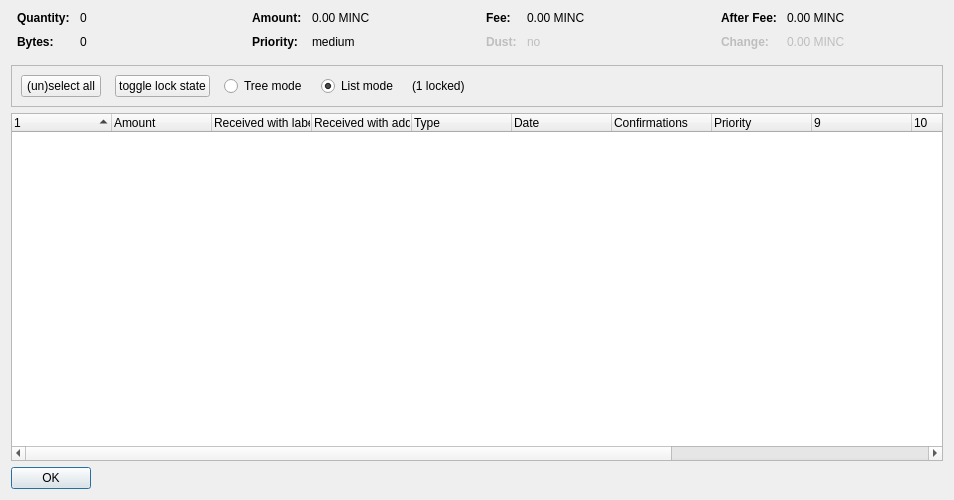
<?xml version="1.0" encoding="UTF-8"?>
<ui version="4.0">
 <class>CoinControlDialog</class>
 <widget class="QDialog" name="CoinControlDialog">
  <property name="geometry">
   <rect>
    <x>0</x>
    <y>0</y>
    <width>954</width>
    <height>500</height>
   </rect>
  </property>
  <property name="windowTitle">
   <string>Coin Selection</string>
  </property>
  <layout class="QVBoxLayout" name="verticalLayout">
   <item>
    <layout class="QHBoxLayout" name="horizontalLayoutTop" stretch="0,0,0,0">
     <property name="topMargin">
      <number>0</number>
     </property>
     <property name="bottomMargin">
      <number>10</number>
     </property>
     <item>
      <layout class="QFormLayout" name="formLayoutCoinControl1">
       <property name="horizontalSpacing">
        <number>10</number>
       </property>
       <property name="verticalSpacing">
        <number>10</number>
       </property>
       <property name="leftMargin">
        <number>6</number>
       </property>
       <property name="rightMargin">
        <number>6</number>
       </property>
       <item row="0" column="0">
        <widget class="QLabel" name="labelCoinControlQuantityText">
         <property name="font">
          <font>
           <weight>75</weight>
           <bold>true</bold>
          </font>
         </property>
         <property name="text">
          <string>Quantity:</string>
         </property>
        </widget>
       </item>
       <item row="0" column="1">
        <widget class="QLabel" name="labelCoinControlQuantity">
         <property name="cursor">
          <cursorShape>IBeamCursor</cursorShape>
         </property>
         <property name="contextMenuPolicy">
          <enum>Qt::ActionsContextMenu</enum>
         </property>
         <property name="text">
          <string notr="true">0</string>
         </property>
         <property name="textInteractionFlags">
          <set>Qt::LinksAccessibleByMouse|Qt::TextSelectableByKeyboard|Qt::TextSelectableByMouse</set>
         </property>
        </widget>
       </item>
       <item row="1" column="0">
        <widget class="QLabel" name="labelCoinControlBytesText">
         <property name="font">
          <font>
           <weight>75</weight>
           <bold>true</bold>
          </font>
         </property>
         <property name="text">
          <string>Bytes:</string>
         </property>
        </widget>
       </item>
       <item row="1" column="1">
        <widget class="QLabel" name="labelCoinControlBytes">
         <property name="cursor">
          <cursorShape>IBeamCursor</cursorShape>
         </property>
         <property name="contextMenuPolicy">
          <enum>Qt::ActionsContextMenu</enum>
         </property>
         <property name="text">
          <string notr="true">0</string>
         </property>
         <property name="textInteractionFlags">
          <set>Qt::LinksAccessibleByMouse|Qt::TextSelectableByKeyboard|Qt::TextSelectableByMouse</set>
         </property>
        </widget>
       </item>
      </layout>
     </item>
     <item>
      <layout class="QFormLayout" name="formLayoutCoinControl2">
       <property name="horizontalSpacing">
        <number>10</number>
       </property>
       <property name="verticalSpacing">
        <number>10</number>
       </property>
       <property name="leftMargin">
        <number>6</number>
       </property>
       <property name="rightMargin">
        <number>6</number>
       </property>
       <item row="0" column="0">
        <widget class="QLabel" name="labelCoinControlAmountText">
         <property name="font">
          <font>
           <weight>75</weight>
           <bold>true</bold>
          </font>
         </property>
         <property name="text">
          <string>Amount:</string>
         </property>
        </widget>
       </item>
       <item row="0" column="1">
        <widget class="QLabel" name="labelCoinControlAmount">
         <property name="cursor">
          <cursorShape>IBeamCursor</cursorShape>
         </property>
         <property name="contextMenuPolicy">
          <enum>Qt::ActionsContextMenu</enum>
         </property>
         <property name="text">
          <string notr="true">0.00 MINC</string>
         </property>
         <property name="textInteractionFlags">
          <set>Qt::LinksAccessibleByMouse|Qt::TextSelectableByKeyboard|Qt::TextSelectableByMouse</set>
         </property>
        </widget>
       </item>
       <item row="1" column="0">
        <widget class="QLabel" name="labelCoinControlPriorityText">
         <property name="font">
          <font>
           <weight>75</weight>
           <bold>true</bold>
          </font>
         </property>
         <property name="text">
          <string>Priority:</string>
         </property>
        </widget>
       </item>
       <item row="1" column="1">
        <widget class="QLabel" name="labelCoinControlPriority">
         <property name="cursor">
          <cursorShape>IBeamCursor</cursorShape>
         </property>
         <property name="contextMenuPolicy">
          <enum>Qt::ActionsContextMenu</enum>
         </property>
         <property name="text">
          <string>medium</string>
         </property>
         <property name="textInteractionFlags">
          <set>Qt::LinksAccessibleByMouse|Qt::TextSelectableByKeyboard|Qt::TextSelectableByMouse</set>
         </property>
        </widget>
       </item>
      </layout>
     </item>
     <item>
      <layout class="QFormLayout" name="formLayoutCoinControl3">
       <property name="horizontalSpacing">
        <number>10</number>
       </property>
       <property name="verticalSpacing">
        <number>10</number>
       </property>
       <property name="leftMargin">
        <number>6</number>
       </property>
       <property name="rightMargin">
        <number>6</number>
       </property>
       <item row="0" column="0">
        <widget class="QLabel" name="labelCoinControlFeeText">
         <property name="font">
          <font>
           <weight>75</weight>
           <bold>true</bold>
          </font>
         </property>
         <property name="text">
          <string>Fee:</string>
         </property>
        </widget>
       </item>
       <item row="0" column="1">
        <widget class="QLabel" name="labelCoinControlFee">
         <property name="cursor">
          <cursorShape>IBeamCursor</cursorShape>
         </property>
         <property name="contextMenuPolicy">
          <enum>Qt::ActionsContextMenu</enum>
         </property>
         <property name="text">
          <string notr="true">0.00 MINC</string>
         </property>
         <property name="textInteractionFlags">
          <set>Qt::LinksAccessibleByMouse|Qt::TextSelectableByKeyboard|Qt::TextSelectableByMouse</set>
         </property>
        </widget>
       </item>
       <item row="1" column="0">
        <widget class="QLabel" name="labelCoinControlLowOutputText">
         <property name="enabled">
          <bool>false</bool>
         </property>
         <property name="font">
          <font>
           <weight>75</weight>
           <bold>true</bold>
          </font>
         </property>
         <property name="text">
          <string>Dust:</string>
         </property>
        </widget>
       </item>
       <item row="1" column="1">
        <widget class="QLabel" name="labelCoinControlLowOutput">
         <property name="enabled">
          <bool>false</bool>
         </property>
         <property name="cursor">
          <cursorShape>IBeamCursor</cursorShape>
         </property>
         <property name="contextMenuPolicy">
          <enum>Qt::ActionsContextMenu</enum>
         </property>
         <property name="text">
          <string>no</string>
         </property>
         <property name="textInteractionFlags">
          <set>Qt::LinksAccessibleByMouse|Qt::TextSelectableByKeyboard|Qt::TextSelectableByMouse</set>
         </property>
        </widget>
       </item>
      </layout>
     </item>
     <item>
      <layout class="QFormLayout" name="formLayoutCoinControl4">
       <property name="horizontalSpacing">
        <number>10</number>
       </property>
       <property name="verticalSpacing">
        <number>10</number>
       </property>
       <property name="leftMargin">
        <number>6</number>
       </property>
       <property name="rightMargin">
        <number>6</number>
       </property>
       <item row="0" column="0">
        <widget class="QLabel" name="labelCoinControlAfterFeeText">
         <property name="font">
          <font>
           <weight>75</weight>
           <bold>true</bold>
          </font>
         </property>
         <property name="text">
          <string>After Fee:</string>
         </property>
        </widget>
       </item>
       <item row="0" column="1">
        <widget class="QLabel" name="labelCoinControlAfterFee">
         <property name="cursor">
          <cursorShape>IBeamCursor</cursorShape>
         </property>
         <property name="contextMenuPolicy">
          <enum>Qt::ActionsContextMenu</enum>
         </property>
         <property name="text">
          <string notr="true">0.00 MINC</string>
         </property>
         <property name="textInteractionFlags">
          <set>Qt::LinksAccessibleByMouse|Qt::TextSelectableByKeyboard|Qt::TextSelectableByMouse</set>
         </property>
        </widget>
       </item>
       <item row="1" column="0">
        <widget class="QLabel" name="labelCoinControlChangeText">
         <property name="enabled">
          <bool>false</bool>
         </property>
         <property name="font">
          <font>
           <weight>75</weight>
           <bold>true</bold>
          </font>
         </property>
         <property name="text">
          <string>Change:</string>
         </property>
        </widget>
       </item>
       <item row="1" column="1">
        <widget class="QLabel" name="labelCoinControlChange">
         <property name="enabled">
          <bool>false</bool>
         </property>
         <property name="cursor">
          <cursorShape>IBeamCursor</cursorShape>
         </property>
         <property name="contextMenuPolicy">
          <enum>Qt::ActionsContextMenu</enum>
         </property>
         <property name="text">
          <string notr="true">0.00 MINC</string>
         </property>
         <property name="textInteractionFlags">
          <set>Qt::LinksAccessibleByMouse|Qt::TextSelectableByKeyboard|Qt::TextSelectableByMouse</set>
         </property>
        </widget>
       </item>
      </layout>
     </item>
    </layout>
   </item>
   <item>
    <widget class="QFrame" name="frame">
     <property name="minimumSize">
      <size>
       <width>0</width>
       <height>40</height>
      </size>
     </property>
     <property name="frameShape">
      <enum>QFrame::StyledPanel</enum>
     </property>
     <property name="frameShadow">
      <enum>QFrame::Sunken</enum>
     </property>
     <layout class="QHBoxLayout" name="horizontalLayout">
      <item>
       <layout class="QHBoxLayout" name="horizontalLayoutPanel" stretch="0,0,0,0,0,0">
        <property name="spacing">
         <number>14</number>
        </property>
        <item>
         <widget class="QPushButton" name="pushButtonSelectAll">
          <property name="sizePolicy">
           <sizepolicy hsizetype="Maximum" vsizetype="Fixed">
            <horstretch>0</horstretch>
            <verstretch>0</verstretch>
           </sizepolicy>
          </property>
          <property name="text">
           <string>(un)select all</string>
          </property>
          <property name="autoDefault">
           <bool>false</bool>
          </property>
         </widget>
        </item>
        <item>
         <widget class="QPushButton" name="pushButtonToggleLock">
          <property name="sizePolicy">
           <sizepolicy hsizetype="Maximum" vsizetype="Fixed">
            <horstretch>0</horstretch>
            <verstretch>0</verstretch>
           </sizepolicy>
          </property>
          <property name="text">
           <string>toggle lock state</string>
          </property>
          <property name="autoDefault">
           <bool>false</bool>
          </property>
         </widget>
        </item>
        <item>
         <widget class="QRadioButton" name="radioTreeMode">
          <property name="sizePolicy">
           <sizepolicy hsizetype="Maximum" vsizetype="Fixed">
            <horstretch>0</horstretch>
            <verstretch>0</verstretch>
           </sizepolicy>
          </property>
          <property name="text">
           <string>Tree mode</string>
          </property>
         </widget>
        </item>
        <item>
         <widget class="QRadioButton" name="radioListMode">
          <property name="sizePolicy">
           <sizepolicy hsizetype="Maximum" vsizetype="Fixed">
            <horstretch>0</horstretch>
            <verstretch>0</verstretch>
           </sizepolicy>
          </property>
          <property name="text">
           <string>List mode</string>
          </property>
          <property name="checked">
           <bool>true</bool>
          </property>
         </widget>
        </item>
        <item>
         <widget class="QLabel" name="labelLocked">
          <property name="text">
           <string>(1 locked)</string>
          </property>
         </widget>
        </item>
        <item>
         <spacer name="horizontalSpacer">
          <property name="orientation">
           <enum>Qt::Horizontal</enum>
          </property>
          <property name="sizeHint" stdset="0">
           <size>
            <width>40</width>
            <height>20</height>
           </size>
          </property>
         </spacer>
        </item>
       </layout>
      </item>
     </layout>
    </widget>
   </item>
   <item>
    <widget class="CoinControlTreeWidget" name="treeWidget">
     <property name="contextMenuPolicy">
      <enum>Qt::CustomContextMenu</enum>
     </property>
     <property name="sortingEnabled">
      <bool>false</bool>
     </property>
     <property name="columnCount">
      <number>13</number>
     </property>
     <attribute name="headerShowSortIndicator" stdset="0">
      <bool>true</bool>
     </attribute>
     <attribute name="headerStretchLastSection">
      <bool>false</bool>
     </attribute>
     <column>
      <property name="text">
       <string/>
      </property>
     </column>
     <column>
      <property name="text">
       <string>Amount</string>
      </property>
     </column>
     <column>
      <property name="text">
       <string>Received with label</string>
      </property>
     </column>
     <column>
      <property name="text">
       <string>Received with address</string>
      </property>
     </column>
     <column>
      <property name="text">
       <string>Type</string>
      </property>
     </column>
     <column>
      <property name="text">
       <string>Date</string>
      </property>
     </column>
     <column>
      <property name="text">
       <string>Confirmations</string>
      </property>
      <property name="toolTip">
       <string>Confirmed</string>
      </property>
     </column>
     <column>
      <property name="text">
       <string>Priority</string>
      </property>
     </column>
     <column>
      <property name="text">
       <string/>
      </property>
     </column>
     <column>
      <property name="text">
       <string/>
      </property>
     </column>
     <column>
      <property name="text">
       <string/>
      </property>
     </column>
     <column>
      <property name="text">
       <string/>
      </property>
     </column>
     <column>
      <property name="text">
       <string/>
      </property>
     </column>
    </widget>
   </item>
   <item>
    <widget class="QDialogButtonBox" name="buttonBox">
     <property name="sizePolicy">
      <sizepolicy hsizetype="Maximum" vsizetype="Fixed">
       <horstretch>0</horstretch>
       <verstretch>0</verstretch>
      </sizepolicy>
     </property>
     <property name="orientation">
      <enum>Qt::Horizontal</enum>
     </property>
     <property name="standardButtons">
      <set>QDialogButtonBox::Ok</set>
     </property>
    </widget>
   </item>
  </layout>
 </widget>
 <customwidgets>
  <customwidget>
   <class>CoinControlTreeWidget</class>
   <extends>QTreeWidget</extends>
   <header>coincontroltreewidget.h</header>
  </customwidget>
 </customwidgets>
 <resources/>
 <connections/>
</ui>
